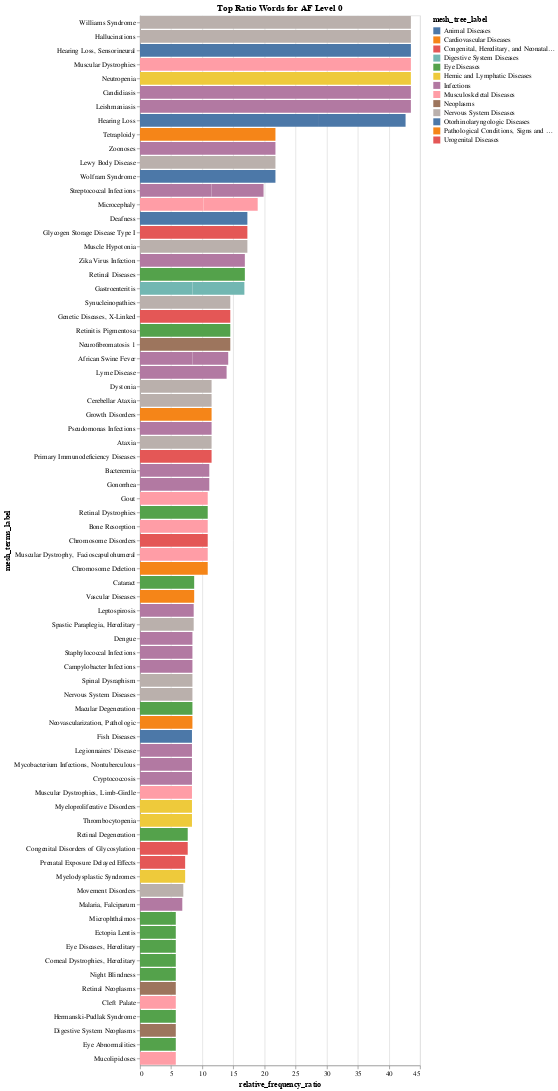

Write notebook code for a chart like this one.
### Code cell
import altair as alt

# Sort the data by 'relative_frequency_ratio' and take the top 5
data = top_20_l0.sort_values('relative_frequency_ratio', ascending=False)[:80]

# keep the ones that have a rfr of > 1
data = data[data['relative_frequency_ratio'] > 1]

# Create the chart
chart = alt.Chart(data).mark_bar().encode(
    x='relative_frequency_ratio:Q',
    y=alt.Y('mesh_terms_label:N', sort='-x'),
    color='mesh_tree_label:N',
    tooltip=['mesh_terms_label', 'relative_frequency_ratio', 'mesh_tree_label']
).properties(
    title='Top Ratio Words for AF Level 0'
)

chart

### Figure 1 — Vega-Lite specification as saved in the notebook (floating-point values rounded to 4 significant figures)
{"config": {"view": {"continuousWidth": 400, "continuousHeight": 300}}, "data": {"name": "data-90eb58c2242e80509532122abd0efc87"}, "mark": "bar", "encoding": {"color": {"field": "mesh_tree_label", "type": "nominal"}, "tooltip": [{"field": "mesh_terms_label", "type": "nominal"}, {"field": "relative_frequency_ratio", "type": "quantitative"}, {"field": "mesh_tree_label", "type": "nominal"}], "x": {"field": "relative_frequency_ratio", "type": "quantitative"}, "y": {"field": "mesh_terms_label", "sort": "-x", "type": "nominal"}}, "title": "Top Ratio Words for AF Level 0", "$schema": "https://vega.github.io/schema/vega-lite/v4.17.0.json", "datasets": {"data-90eb58c2242e80509532122abd0efc87": [{"filter_af": "0", "year": "2021", "mesh_tree_label": "Nervous System Diseases", "mesh_terms_label": "Williams Syndrome", "value_af": 0.0003438, "yearly_counts_af": 2909.0, "value_subfields": 7.896e-06, "filter_subfields": "nan", "yearly_counts_subfields": 126600.0, "relative_frequency_ratio": 43.54}, {"filter_af": "0", "year": "2021", "mesh_tree_label": "Nervous System Diseases", "mesh_terms_label": "Hallucinations", "value_af": 0.0003438, "yearly_counts_af": 2909.0, "value_subfields": 7.896e-06, "filter_subfields": "nan", "yearly_counts_subfields": 126600.0, "relative_frequency_ratio": 43.54}, {"filter_af": "0", "year": "2021", "mesh_tree_label": "Otorhinolaryngologic Diseases", "mesh_terms_label": "Hearing Loss, Sensorineural", "value_af": 0.0003438, "yearly_counts_af": 2909.0, "value_subfields": 7.896e-06, "filter_subfields": "nan", "yearly_counts_subfields": 126600.0, "relative_frequency_ratio": 43.54}, {"filter_af": "0", "year": "2021", "mesh_tree_label": "Musculoskeletal Diseases", "mesh_terms_label": "Muscular Dystrophies", "value_af": 0.0003438, "yearly_counts_af": 2909.0, "value_subfields": 7.896e-06, "filter_subfields": "nan", "yearly_counts_subfields": 126600.0, "relative_frequency_ratio": 43.54}, {"filter_af": "0", "year": "2021", "mesh_tree_label": "Hemic and Lymphatic Diseases", "mesh_terms_label": "Neutropenia", "value_af": 0.0003438, "yearly_counts_af": 2909.0, "value_subfields": 7.896e-06, "filter_subfields": "nan", "yearly_counts_subfields": 126600.0, "relative_frequency_ratio": 43.54}, {"filter_af": "0", "year": "2021", "mesh_tree_label": "Infections", "mesh_terms_label": "Candidiasis", "value_af": 0.0003438, "yearly_counts_af": 2909.0, "value_subfields": 7.896e-06, "filter_subfields": "nan", "yearly_counts_subfields": 126600.0, "relative_frequency_ratio": 43.54}, {"filter_af": "0", "year": "2021", "mesh_tree_label": "Infections", "mesh_terms_label": "Leishmaniasis", "value_af": 0.0003438, "yearly_counts_af": 2909.0, "value_subfields": 7.896e-06, "filter_subfields": "nan", "yearly_counts_subfields": 126600.0, "relative_frequency_ratio": 43.54}, {"filter_af": "0", "year": "2022", "mesh_tree_label": "Otorhinolaryngologic Diseases", "mesh_terms_label": "Hearing Loss", "value_af": 0.0002398, "yearly_counts_af": 20850.0, "value_subfields": 8.339e-06, "filter_subfields": "nan", "yearly_counts_subfields": 119900.0, "relative_frequency_ratio": 28.76}, {"filter_af": "0", "year": "2021", "mesh_tree_label": "Pathological Conditions, Signs and Symptoms", "mesh_terms_label": "Tetraploidy", "value_af": 0.0003438, "yearly_counts_af": 2909.0, "value_subfields": 1.579e-05, "filter_subfields": "nan", "yearly_counts_subfields": 126600.0, "relative_frequency_ratio": 21.77}, {"filter_af": "0", "year": "2021", "mesh_tree_label": "Infections", "mesh_terms_label": "Zoonoses", "value_af": 0.0003438, "yearly_counts_af": 2909.0, "value_subfields": 1.579e-05, "filter_subfields": "nan", "yearly_counts_subfields": 126600.0, "relative_frequency_ratio": 21.77}, {"filter_af": "0", "year": "2021", "mesh_tree_label": "Nervous System Diseases", "mesh_terms_label": "Lewy Body Disease", "value_af": 0.0003438, "yearly_counts_af": 2909.0, "value_subfields": 1.579e-05, "filter_subfields": "nan", "yearly_counts_subfields": 126600.0, "relative_frequency_ratio": 21.77}, {"filter_af": "0", "year": "2021", "mesh_tree_label": "Otorhinolaryngologic Diseases", "mesh_terms_label": "Wolfram Syndrome", "value_af": 0.0003438, "yearly_counts_af": 2909.0, "value_subfields": 1.579e-05, "filter_subfields": "nan", "yearly_counts_subfields": 126600.0, "relative_frequency_ratio": 21.77}, {"filter_af": "0", "year": "2022", "mesh_tree_label": "Otorhinolaryngologic Diseases", "mesh_terms_label": "Deafness", "value_af": 0.0001439, "yearly_counts_af": 20850.0, "value_subfields": 8.339e-06, "filter_subfields": "nan", "yearly_counts_subfields": 119900.0, "relative_frequency_ratio": 17.26}, {"filter_af": "0", "year": "2022", "mesh_tree_label": "Congenital, Hereditary, and Neonatal Diseases and Abnormalities", "mesh_terms_label": "Glycogen Storage Disease Type I", "value_af": 0.0001439, "yearly_counts_af": 20850.0, "value_subfields": 8.339e-06, "filter_subfields": "nan", "yearly_counts_subfields": 119900.0, "relative_frequency_ratio": 17.26}, {"filter_af": "0", "year": "2022", "mesh_tree_label": "Nervous System Diseases", "mesh_terms_label": "Muscle Hypotonia", "value_af": 0.0001439, "yearly_counts_af": 20850.0, "value_subfields": 8.339e-06, "filter_subfields": "nan", "yearly_counts_subfields": 119900.0, "relative_frequency_ratio": 17.26}, {"filter_af": "0", "year": "2024", "mesh_tree_label": "Infections", "mesh_terms_label": "Zika Virus Infection", "value_af": 0.001243, "yearly_counts_af": 1609.0, "value_subfields": 7.377e-05, "filter_subfields": "nan", "yearly_counts_subfields": 13560.0, "relative_frequency_ratio": 16.85}, {"filter_af": "0", "year": "2024", "mesh_tree_label": "Eye Diseases", "mesh_terms_label": "Retinal Diseases", "value_af": 0.001243, "yearly_counts_af": 1609.0, "value_subfields": 7.377e-05, "filter_subfields": "nan", "yearly_counts_subfields": 13560.0, "relative_frequency_ratio": 16.85}, {"filter_af": "0", "year": "2021", "mesh_tree_label": "Nervous System Diseases", "mesh_terms_label": "Synucleinopathies", "value_af": 0.0003438, "yearly_counts_af": 2909.0, "value_subfields": 2.369e-05, "filter_subfields": "nan", "yearly_counts_subfields": 126600.0, "relative_frequency_ratio": 14.51}, {"filter_af": "0", "year": "2021", "mesh_tree_label": "Congenital, Hereditary, and Neonatal Diseases and Abnormalities", "mesh_terms_label": "Genetic Diseases, X-Linked", "value_af": 0.0003438, "yearly_counts_af": 2909.0, "value_subfields": 2.369e-05, "filter_subfields": "nan", "yearly_counts_subfields": 126600.0, "relative_frequency_ratio": 14.51}, {"filter_af": "0", "year": "2021", "mesh_tree_label": "Eye Diseases", "mesh_terms_label": "Retinitis Pigmentosa", "value_af": 0.0003438, "yearly_counts_af": 2909.0, "value_subfields": 2.369e-05, "filter_subfields": "nan", "yearly_counts_subfields": 126600.0, "relative_frequency_ratio": 14.51}, {"filter_af": "0", "year": "2021", "mesh_tree_label": "Neoplasms", "mesh_terms_label": "Neurofibromatosis 1", "value_af": 0.0003438, "yearly_counts_af": 2909.0, "value_subfields": 2.369e-05, "filter_subfields": "nan", "yearly_counts_subfields": 126600.0, "relative_frequency_ratio": 14.51}, {"filter_af": "0", "year": "2023", "mesh_tree_label": "Otorhinolaryngologic Diseases", "mesh_terms_label": "Hearing Loss", "value_af": 0.0001719, "yearly_counts_af": 29090.0, "value_subfields": 1.235e-05, "filter_subfields": "nan", "yearly_counts_subfields": 80980.0, "relative_frequency_ratio": 13.92}, {"filter_af": "0", "year": "2023", "mesh_tree_label": "Infections", "mesh_terms_label": "Lyme Disease", "value_af": 0.0003438, "yearly_counts_af": 29090.0, "value_subfields": 2.47e-05, "filter_subfields": "nan", "yearly_counts_subfields": 80980.0, "relative_frequency_ratio": 13.92}, {"filter_af": "0", "year": "2022", "mesh_tree_label": "Nervous System Diseases", "mesh_terms_label": "Dystonia", "value_af": 9.593e-05, "yearly_counts_af": 20850.0, "value_subfields": 8.339e-06, "filter_subfields": "nan", "yearly_counts_subfields": 119900.0, "relative_frequency_ratio": 11.5}, {"filter_af": "0", "year": "2022", "mesh_tree_label": "Nervous System Diseases", "mesh_terms_label": "Cerebellar Ataxia", "value_af": 9.593e-05, "yearly_counts_af": 20850.0, "value_subfields": 8.339e-06, "filter_subfields": "nan", "yearly_counts_subfields": 119900.0, "relative_frequency_ratio": 11.5}, {"filter_af": "0", "year": "2022", "mesh_tree_label": "Pathological Conditions, Signs and Symptoms", "mesh_terms_label": "Growth Disorders", "value_af": 9.593e-05, "yearly_counts_af": 20850.0, "value_subfields": 8.339e-06, "filter_subfields": "nan", "yearly_counts_subfields": 119900.0, "relative_frequency_ratio": 11.5}, {"filter_af": "0", "year": "2022", "mesh_tree_label": "Infections", "mesh_terms_label": "Pseudomonas Infections", "value_af": 0.0001919, "yearly_counts_af": 20850.0, "value_subfields": 1.668e-05, "filter_subfields": "nan", "yearly_counts_subfields": 119900.0, "relative_frequency_ratio": 11.5}, {"filter_af": "0", "year": "2022", "mesh_tree_label": "Nervous System Diseases", "mesh_terms_label": "Ataxia", "value_af": 0.0003837, "yearly_counts_af": 20850.0, "value_subfields": 3.335e-05, "filter_subfields": "nan", "yearly_counts_subfields": 119900.0, "relative_frequency_ratio": 11.5}, {"filter_af": "0", "year": "2022", "mesh_tree_label": "Congenital, Hereditary, and Neonatal Diseases and Abnormalities", "mesh_terms_label": "Primary Immunodeficiency Diseases", "value_af": 9.593e-05, "yearly_counts_af": 20850.0, "value_subfields": 8.339e-06, "filter_subfields": "nan", "yearly_counts_subfields": 119900.0, "relative_frequency_ratio": 11.5}, {"filter_af": "0", "year": "2022", "mesh_tree_label": "Infections", "mesh_terms_label": "Streptococcal Infections", "value_af": 9.593e-05, "yearly_counts_af": 20850.0, "value_subfields": 8.339e-06, "filter_subfields": "nan", "yearly_counts_subfields": 119900.0, "relative_frequency_ratio": 11.5}, {"filter_af": "0", "year": "2023", "mesh_tree_label": "Infections", "mesh_terms_label": "Bacteremia", "value_af": 0.0001375, "yearly_counts_af": 29090.0, "value_subfields": 1.235e-05, "filter_subfields": "nan", "yearly_counts_subfields": 80980.0, "relative_frequency_ratio": 11.14}, {"filter_af": "0", "year": "2023", "mesh_tree_label": "Infections", "mesh_terms_label": "Gonorrhea", "value_af": 0.0001375, "yearly_counts_af": 29090.0, "value_subfields": 1.235e-05, "filter_subfields": "nan", "yearly_counts_subfields": 80980.0, "relative_frequency_ratio": 11.14}, {"filter_af": "0", "year": "2021", "mesh_tree_label": "Musculoskeletal Diseases", "mesh_terms_label": "Gout", "value_af": 0.0003438, "yearly_counts_af": 2909.0, "value_subfields": 3.158e-05, "filter_subfields": "nan", "yearly_counts_subfields": 126600.0, "relative_frequency_ratio": 10.88}, {"filter_af": "0", "year": "2021", "mesh_tree_label": "Eye Diseases", "mesh_terms_label": "Retinal Dystrophies", "value_af": 0.0003438, "yearly_counts_af": 2909.0, "value_subfields": 3.158e-05, "filter_subfields": "nan", "yearly_counts_subfields": 126600.0, "relative_frequency_ratio": 10.88}, {"filter_af": "0", "year": "2021", "mesh_tree_label": "Musculoskeletal Diseases", "mesh_terms_label": "Bone Resorption", "value_af": 0.0003438, "yearly_counts_af": 2909.0, "value_subfields": 3.158e-05, "filter_subfields": "nan", "yearly_counts_subfields": 126600.0, "relative_frequency_ratio": 10.88}, {"filter_af": "0", "year": "2021", "mesh_tree_label": "Congenital, Hereditary, and Neonatal Diseases and Abnormalities", "mesh_terms_label": "Chromosome Disorders", "value_af": 0.0003438, "yearly_counts_af": 2909.0, "value_subfields": 3.158e-05, "filter_subfields": "nan", "yearly_counts_subfields": 126600.0, "relative_frequency_ratio": 10.88}, {"filter_af": "0", "year": "2021", "mesh_tree_label": "Musculoskeletal Diseases", "mesh_terms_label": "Muscular Dystrophy, Facioscapulohumeral", "value_af": 0.0003438, "yearly_counts_af": 2909.0, "value_subfields": 3.158e-05, "filter_subfields": "nan", "yearly_counts_subfields": 126600.0, "relative_frequency_ratio": 10.88}, {"filter_af": "0", "year": "2021", "mesh_tree_label": "Pathological Conditions, Signs and Symptoms", "mesh_terms_label": "Chromosome Deletion", "value_af": 0.0003438, "yearly_counts_af": 2909.0, "value_subfields": 3.158e-05, "filter_subfields": "nan", "yearly_counts_subfields": 126600.0, "relative_frequency_ratio": 10.88}, {"filter_af": "0", "year": "2023", "mesh_tree_label": "Musculoskeletal Diseases", "mesh_terms_label": "Microcephaly", "value_af": 0.0003782, "yearly_counts_af": 29090.0, "value_subfields": 3.705e-05, "filter_subfields": "nan", "yearly_counts_subfields": 80980.0, "relative_frequency_ratio": 10.21}, {"filter_af": "0", "year": "2021", "mesh_tree_label": "Eye Diseases", "mesh_terms_label": "Cataract", "value_af": 0.0003438, "yearly_counts_af": 2909.0, "value_subfields": 3.948e-05, "filter_subfields": "nan", "yearly_counts_subfields": 126600.0, "relative_frequency_ratio": 8.707}, {"filter_af": "0", "year": "2021", "mesh_tree_label": "Musculoskeletal Diseases", "mesh_terms_label": "Microcephaly", "value_af": 0.0003438, "yearly_counts_af": 2909.0, "value_subfields": 3.948e-05, "filter_subfields": "nan", "yearly_counts_subfields": 126600.0, "relative_frequency_ratio": 8.707}, {"filter_af": "0", "year": "2021", "mesh_tree_label": "Cardiovascular Diseases", "mesh_terms_label": "Vascular Diseases", "value_af": 0.0003438, "yearly_counts_af": 2909.0, "value_subfields": 3.948e-05, "filter_subfields": "nan", "yearly_counts_subfields": 126600.0, "relative_frequency_ratio": 8.707}, {"filter_af": "0", "year": "2022", "mesh_tree_label": "Infections", "mesh_terms_label": "Leptospirosis", "value_af": 0.0001439, "yearly_counts_af": 20850.0, "value_subfields": 1.668e-05, "filter_subfields": "nan", "yearly_counts_subfields": 119900.0, "relative_frequency_ratio": 8.628}, {"filter_af": "0", "year": "2022", "mesh_tree_label": "Nervous System Diseases", "mesh_terms_label": "Spastic Paraplegia, Hereditary", "value_af": 0.0002878, "yearly_counts_af": 20850.0, "value_subfields": 3.335e-05, "filter_subfields": "nan", "yearly_counts_subfields": 119900.0, "relative_frequency_ratio": 8.628}, {"filter_af": "0", "year": "2024", "mesh_tree_label": "Infections", "mesh_terms_label": "Dengue", "value_af": 0.0006215, "yearly_counts_af": 1609.0, "value_subfields": 7.377e-05, "filter_subfields": "nan", "yearly_counts_subfields": 13560.0, "relative_frequency_ratio": 8.425}, {"filter_af": "0", "year": "2024", "mesh_tree_label": "Infections", "mesh_terms_label": "Staphylococcal Infections", "value_af": 0.0006215, "yearly_counts_af": 1609.0, "value_subfields": 7.377e-05, "filter_subfields": "nan", "yearly_counts_subfields": 13560.0, "relative_frequency_ratio": 8.425}, {"filter_af": "0", "year": "2024", "mesh_tree_label": "Infections", "mesh_terms_label": "African Swine Fever", "value_af": 0.0006215, "yearly_counts_af": 1609.0, "value_subfields": 7.377e-05, "filter_subfields": "nan", "yearly_counts_subfields": 13560.0, "relative_frequency_ratio": 8.425}, {"filter_af": "0", "year": "2024", "mesh_tree_label": "Infections", "mesh_terms_label": "Campylobacter Infections", "value_af": 0.0006215, "yearly_counts_af": 1609.0, "value_subfields": 7.377e-05, "filter_subfields": "nan", "yearly_counts_subfields": 13560.0, "relative_frequency_ratio": 8.425}, {"filter_af": "0", "year": "2024", "mesh_tree_label": "Nervous System Diseases", "mesh_terms_label": "Spinal Dysraphism", "value_af": 0.0006215, "yearly_counts_af": 1609.0, "value_subfields": 7.377e-05, "filter_subfields": "nan", "yearly_counts_subfields": 13560.0, "relative_frequency_ratio": 8.425}, {"filter_af": "0", "year": "2024", "mesh_tree_label": "Nervous System Diseases", "mesh_terms_label": "Nervous System Diseases", "value_af": 0.0006215, "yearly_counts_af": 1609.0, "value_subfields": 7.377e-05, "filter_subfields": "nan", "yearly_counts_subfields": 13560.0, "relative_frequency_ratio": 8.425}, {"filter_af": "0", "year": "2024", "mesh_tree_label": "Eye Diseases", "mesh_terms_label": "Macular Degeneration", "value_af": 0.0006215, "yearly_counts_af": 1609.0, "value_subfields": 7.377e-05, "filter_subfields": "nan", "yearly_counts_subfields": 13560.0, "relative_frequency_ratio": 8.425}, {"filter_af": "0", "year": "2024", "mesh_tree_label": "Pathological Conditions, Signs and Symptoms", "mesh_terms_label": "Neovascularization, Pathologic", "value_af": 0.0006215, "yearly_counts_af": 1609.0, "value_subfields": 7.377e-05, "filter_subfields": "nan", "yearly_counts_subfields": 13560.0, "relative_frequency_ratio": 8.425}, {"filter_af": "0", "year": "2024", "mesh_tree_label": "Digestive System Diseases", "mesh_terms_label": "Gastroenteritis", "value_af": 0.0006215, "yearly_counts_af": 1609.0, "value_subfields": 7.377e-05, "filter_subfields": "nan", "yearly_counts_subfields": 13560.0, "relative_frequency_ratio": 8.425}, {"filter_af": "0", "year": "2023", "mesh_tree_label": "Animal Diseases", "mesh_terms_label": "Fish Diseases", "value_af": 0.0002063, "yearly_counts_af": 29090.0, "value_subfields": 2.47e-05, "filter_subfields": "nan", "yearly_counts_subfields": 80980.0, "relative_frequency_ratio": 8.351}, {"filter_af": "0", "year": "2023", "mesh_tree_label": "Infections", "mesh_terms_label": "Legionnaires' Disease", "value_af": 0.0001031, "yearly_counts_af": 29090.0, "value_subfields": 1.235e-05, "filter_subfields": "nan", "yearly_counts_subfields": 80980.0, "relative_frequency_ratio": 8.351}, {"filter_af": "0", "year": "2023", "mesh_tree_label": "Infections", "mesh_terms_label": "Streptococcal Infections", "value_af": 0.0001031, "yearly_counts_af": 29090.0, "value_subfields": 1.235e-05, "filter_subfields": "nan", "yearly_counts_subfields": 80980.0, "relative_frequency_ratio": 8.351}, {"filter_af": "0", "year": "2023", "mesh_tree_label": "Infections", "mesh_terms_label": "Mycobacterium Infections, Nontuberculous", "value_af": 0.0001031, "yearly_counts_af": 29090.0, "value_subfields": 1.235e-05, "filter_subfields": "nan", "yearly_counts_subfields": 80980.0, "relative_frequency_ratio": 8.351}, {"filter_af": "0", "year": "2023", "mesh_tree_label": "Infections", "mesh_terms_label": "Cryptococcosis", "value_af": 0.0001031, "yearly_counts_af": 29090.0, "value_subfields": 1.235e-05, "filter_subfields": "nan", "yearly_counts_subfields": 80980.0, "relative_frequency_ratio": 8.351}, {"filter_af": "0", "year": "2023", "mesh_tree_label": "Musculoskeletal Diseases", "mesh_terms_label": "Muscular Dystrophies, Limb-Girdle", "value_af": 0.0001031, "yearly_counts_af": 29090.0, "value_subfields": 1.235e-05, "filter_subfields": "nan", "yearly_counts_subfields": 80980.0, "relative_frequency_ratio": 8.351}, {"filter_af": "0", "year": "2023", "mesh_tree_label": "Digestive System Diseases", "mesh_terms_label": "Gastroenteritis", "value_af": 0.0001031, "yearly_counts_af": 29090.0, "value_subfields": 1.235e-05, "filter_subfields": "nan", "yearly_counts_subfields": 80980.0, "relative_frequency_ratio": 8.351}, {"filter_af": "0", "year": "2023", "mesh_tree_label": "Hemic and Lymphatic Diseases", "mesh_terms_label": "Myeloproliferative Disorders", "value_af": 0.0001031, "yearly_counts_af": 29090.0, "value_subfields": 1.235e-05, "filter_subfields": "nan", "yearly_counts_subfields": 80980.0, "relative_frequency_ratio": 8.351}, {"filter_af": "0", "year": "2023", "mesh_tree_label": "Hemic and Lymphatic Diseases", "mesh_terms_label": "Thrombocytopenia", "value_af": 0.0001031, "yearly_counts_af": 29090.0, "value_subfields": 1.235e-05, "filter_subfields": "nan", "yearly_counts_subfields": 80980.0, "relative_frequency_ratio": 8.351}, {"filter_af": "0", "year": "2022", "mesh_tree_label": "Eye Diseases", "mesh_terms_label": "Retinal Degeneration", "value_af": 0.0001919, "yearly_counts_af": 20850.0, "value_subfields": 2.502e-05, "filter_subfields": "nan", "yearly_counts_subfields": 119900.0, "relative_frequency_ratio": 7.67}, {"filter_af": "0", "year": "2022", "mesh_tree_label": "Congenital, Hereditary, and Neonatal Diseases and Abnormalities", "mesh_terms_label": "Congenital Disorders of Glycosylation", "value_af": 0.0001919, "yearly_counts_af": 20850.0, "value_subfields": 2.502e-05, "filter_subfields": "nan", "yearly_counts_subfields": 119900.0, "relative_frequency_ratio": 7.67}, {"filter_af": "0", "year": "2021", "mesh_tree_label": "Urogenital Diseases", "mesh_terms_label": "Prenatal Exposure Delayed Effects", "value_af": 0.0003438, "yearly_counts_af": 2909.0, "value_subfields": 4.738e-05, "filter_subfields": "nan", "yearly_counts_subfields": 126600.0, "relative_frequency_ratio": 7.256}, {"filter_af": "0", "year": "2021", "mesh_tree_label": "Hemic and Lymphatic Diseases", "mesh_terms_label": "Myelodysplastic Syndromes", "value_af": 0.0003438, "yearly_counts_af": 2909.0, "value_subfields": 4.738e-05, "filter_subfields": "nan", "yearly_counts_subfields": 126600.0, "relative_frequency_ratio": 7.256}, {"filter_af": "0", "year": "2023", "mesh_tree_label": "Nervous System Diseases", "mesh_terms_label": "Movement Disorders", "value_af": 0.0001719, "yearly_counts_af": 29090.0, "value_subfields": 2.47e-05, "filter_subfields": "nan", "yearly_counts_subfields": 80980.0, "relative_frequency_ratio": 6.96}, {"filter_af": "0", "year": "2022", "mesh_tree_label": "Infections", "mesh_terms_label": "Malaria, Falciparum", "value_af": 0.0006236, "yearly_counts_af": 20850.0, "value_subfields": 9.173e-05, "filter_subfields": "nan", "yearly_counts_subfields": 119900.0, "relative_frequency_ratio": 6.798}, {"filter_af": "0", "year": "2022", "mesh_tree_label": "Eye Diseases", "mesh_terms_label": "Microphthalmos", "value_af": 4.797e-05, "yearly_counts_af": 20850.0, "value_subfields": 8.339e-06, "filter_subfields": "nan", "yearly_counts_subfields": 119900.0, "relative_frequency_ratio": 5.752}, {"filter_af": "0", "year": "2022", "mesh_tree_label": "Eye Diseases", "mesh_terms_label": "Ectopia Lentis", "value_af": 4.797e-05, "yearly_counts_af": 20850.0, "value_subfields": 8.339e-06, "filter_subfields": "nan", "yearly_counts_subfields": 119900.0, "relative_frequency_ratio": 5.752}, {"filter_af": "0", "year": "2022", "mesh_tree_label": "Eye Diseases", "mesh_terms_label": "Eye Diseases, Hereditary", "value_af": 4.797e-05, "yearly_counts_af": 20850.0, "value_subfields": 8.339e-06, "filter_subfields": "nan", "yearly_counts_subfields": 119900.0, "relative_frequency_ratio": 5.752}, {"filter_af": "0", "year": "2022", "mesh_tree_label": "Eye Diseases", "mesh_terms_label": "Corneal Dystrophies, Hereditary", "value_af": 4.797e-05, "yearly_counts_af": 20850.0, "value_subfields": 8.339e-06, "filter_subfields": "nan", "yearly_counts_subfields": 119900.0, "relative_frequency_ratio": 5.752}, {"filter_af": "0", "year": "2022", "mesh_tree_label": "Eye Diseases", "mesh_terms_label": "Night Blindness", "value_af": 4.797e-05, "yearly_counts_af": 20850.0, "value_subfields": 8.339e-06, "filter_subfields": "nan", "yearly_counts_subfields": 119900.0, "relative_frequency_ratio": 5.752}, {"filter_af": "0", "year": "2022", "mesh_tree_label": "Neoplasms", "mesh_terms_label": "Retinal Neoplasms", "value_af": 4.797e-05, "yearly_counts_af": 20850.0, "value_subfields": 8.339e-06, "filter_subfields": "nan", "yearly_counts_subfields": 119900.0, "relative_frequency_ratio": 5.752}, {"filter_af": "0", "year": "2022", "mesh_tree_label": "Musculoskeletal Diseases", "mesh_terms_label": "Cleft Palate", "value_af": 9.593e-05, "yearly_counts_af": 20850.0, "value_subfields": 1.668e-05, "filter_subfields": "nan", "yearly_counts_subfields": 119900.0, "relative_frequency_ratio": 5.752}, {"filter_af": "0", "year": "2022", "mesh_tree_label": "Eye Diseases", "mesh_terms_label": "Hermanski-Pudlak Syndrome", "value_af": 4.797e-05, "yearly_counts_af": 20850.0, "value_subfields": 8.339e-06, "filter_subfields": "nan", "yearly_counts_subfields": 119900.0, "relative_frequency_ratio": 5.752}, {"filter_af": "0", "year": "2022", "mesh_tree_label": "Neoplasms", "mesh_terms_label": "Digestive System Neoplasms", "value_af": 4.797e-05, "yearly_counts_af": 20850.0, "value_subfields": 8.339e-06, "filter_subfields": "nan", "yearly_counts_subfields": 119900.0, "relative_frequency_ratio": 5.752}, {"filter_af": "0", "year": "2022", "mesh_tree_label": "Eye Diseases", "mesh_terms_label": "Eye Abnormalities", "value_af": 9.593e-05, "yearly_counts_af": 20850.0, "value_subfields": 1.668e-05, "filter_subfields": "nan", "yearly_counts_subfields": 119900.0, "relative_frequency_ratio": 5.752}, {"filter_af": "0", "year": "2022", "mesh_tree_label": "Musculoskeletal Diseases", "mesh_terms_label": "Mucolipidoses", "value_af": 4.797e-05, "yearly_counts_af": 20850.0, "value_subfields": 8.339e-06, "filter_subfields": "nan", "yearly_counts_subfields": 119900.0, "relative_frequency_ratio": 5.752}, {"filter_af": "0", "year": "2022", "mesh_tree_label": "Infections", "mesh_terms_label": "African Swine Fever", "value_af": 9.593e-05, "yearly_counts_af": 20850.0, "value_subfields": 1.668e-05, "filter_subfields": "nan", "yearly_counts_subfields": 119900.0, "relative_frequency_ratio": 5.752}]}}
